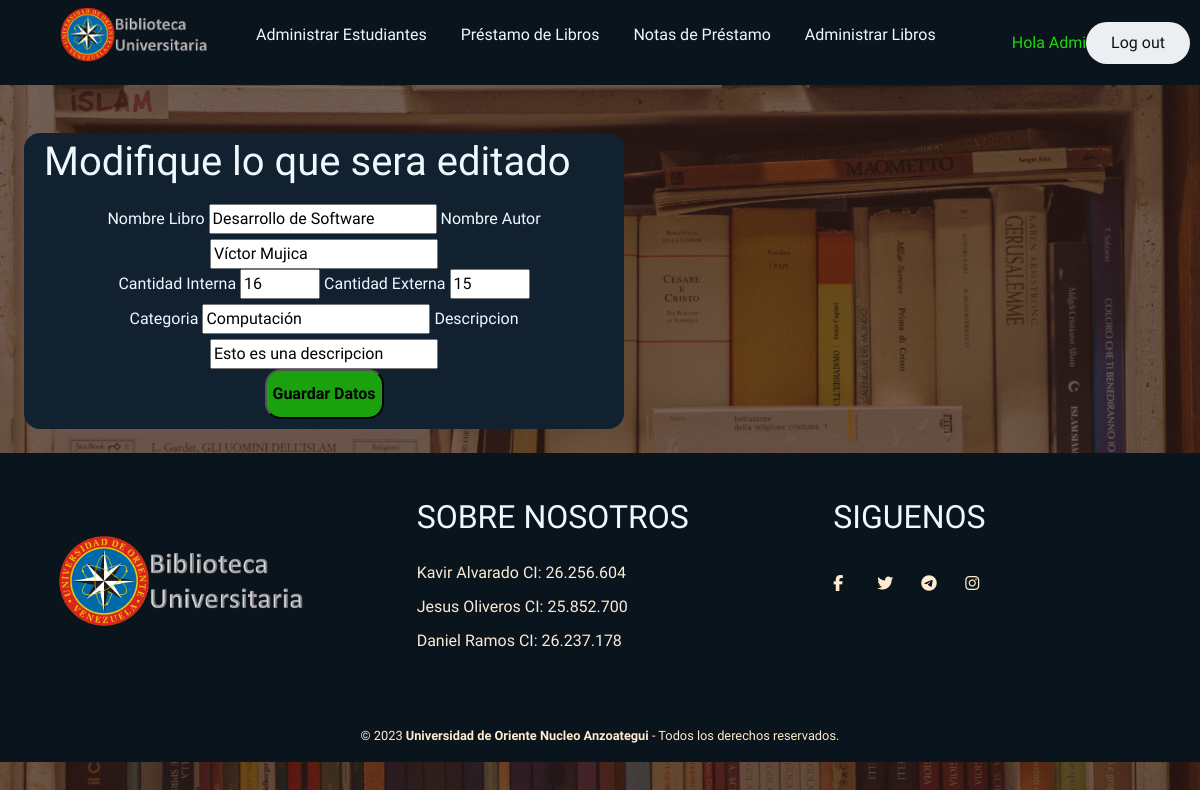
The page /administrarlibros/editarlibro/9676665756/ (signed in) on the database as committed earlier.
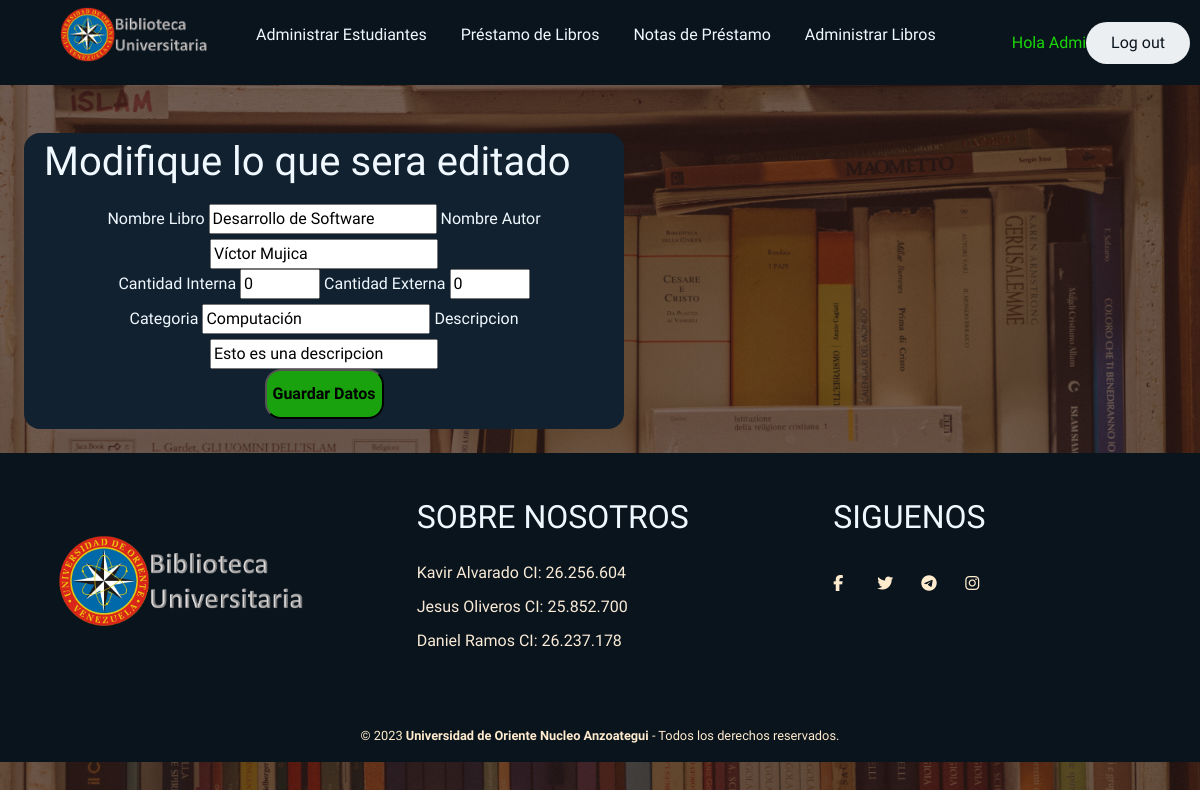
The same page on the database as committed later.
### AdministrarLibros/models.py (models this page shows, shortened)
class Libro(models.Model):# Tabla con el nombre Libro
    nombre=models.CharField(max_length=50, verbose_name="Nombre del Libro")
    id=models.CharField(max_length=30, verbose_name="Cota del Libro", primary_key=True)
    autor=models.CharField(max_length=50, verbose_name="Autor del libro")
    tipo=models.CharField(max_length=8, choices=Choice_Libro ,verbose_name="Tipo del libro")
    cantidadint=models.PositiveIntegerField(validators=[MinValueValidator(1)], verbose_name="Copias Internas")
    cantidadext=models.PositiveIntegerField(validators=[MinValueValidator(0)], verbose_name="Copias Externas")
    categoria=models.CharField(max_length=20, verbose_name="Categoria del Libro")
    descripcion = models.CharField(max_length=50, verbose_name="Descripcion del Libro")
    fecha=models.DateTimeField(auto_now_add=True, verbose_name="Fecha del Ingreso")
    class Meta:
        verbose_name='libro'
        verbose_name_plural='libros'

### AdministrarLibros/views.py (the view)
# urls.py: path('editarlibro/<str:id>/', views.editar_libros, name='Editarlibro'),
def editar_libros(request, id):
    try:
        Libros = Libro.objects.get(id = id)
        return render(request, "administrarlibros/editarlibro.html", {'libros': Libros})
    except:
        Libros = Libro.objects.all()
        FormLibro = FormularioLibro()
        return render(request, "administrarlibros/administrarlibros.html", {'formL':FormLibro, 'libros': Libros})

### AdministrarLibros/templates/administrarlibros/editarlibro.html (shortened to what this page needs)
{% extends "base/base.html" %}
{% load static %}
{% block content %}
    <link href="{% static 'Biblioteca/bootstrap.min.css' %}" rel="stylesheet">
    <link rel="stylesheet" href="{% static 'Biblioteca/css/StylesBase.css' %}">
    <link rel="stylesheet" href="{% static 'Biblioteca\css\StylesLibros.css' %}">
    <link rel="stylesheet" href="{% static 'Biblioteca\css\StylesTablas.css' %}">
    {% if user.is_authenticated %}
        {% if user.groups.all %}
            {% for group in user.groups.all %}
                {% if group.name == "WorkerTeam" %}
                <div class="opciones">
                    <div class="box">
                        <h1>Necesita ser Administrador para poder utilizar esta funcion</h1>
                    </div>
                {% endif %}
            {% endfor %}
        {% else %}
            <div class="opciones">
                <div class="box">
                    <h1>Modifique lo que sera editado</h1>
                </div>
                <center><form action="{% url 'LibroEditado' libros.id %}" method="post" style="margin: auto; color: aliceblue;">
                <label for="name">Nombre Libro</label>
                <input type="text" name="txtnom" value="{{ libros.nombre }}" placeholder="Nombre de Libro" required />
                <label for="name">Nombre Autor</label>
                <input type="text" name="txtautor" value="{{ libros.autor }}" placeholder="Nombre de Autor" required />
                <br/>
                {% if libros.tipo == 'Libros' %}
                <label for="name">Cantidad Interna</label>
                <input type="number" name="txtcant" value="{{ libros.cantidadint }}" min="1" max="50" placeholder="Precio de Producto" required />
                <label for="name">Cantidad Externa</label>
                <input type="number" name="txtcante" value="{{ libros.cantidadext }}" min="0" max="50" placeholder="Precio de Producto" required />
                <br/>
                {% endif %}
                <label for="name">Categoria</label>
                <input type="text" name="txtcategory" value="{{ libros.categoria }}" placeholder="Categoria" required />
                <label for="name">Descripcion</label>
                <input type="text" name="txtdescrip" value="{{ libros.descripcion }}" placeholder="Descripcion" required />
                <br/>
                <button type="submit" class="ingresar-button"><strong>Guardar Datos</strong></button>
                </form></center>
            </div>
        {% endif %}
    {% else %}
        <div class="opciones">
            <div class="box">
                <h1>Necesita ser Administrador para poder utilizar esta funcion</h1>
            </div>
        </div>
    {% endif %}
{% endblock %}

Rows that differ between the two databases and show on the page:
changed Libro "Desarrollo de Software": txtcant "16" → "0"; txtcante "15" → "0"
